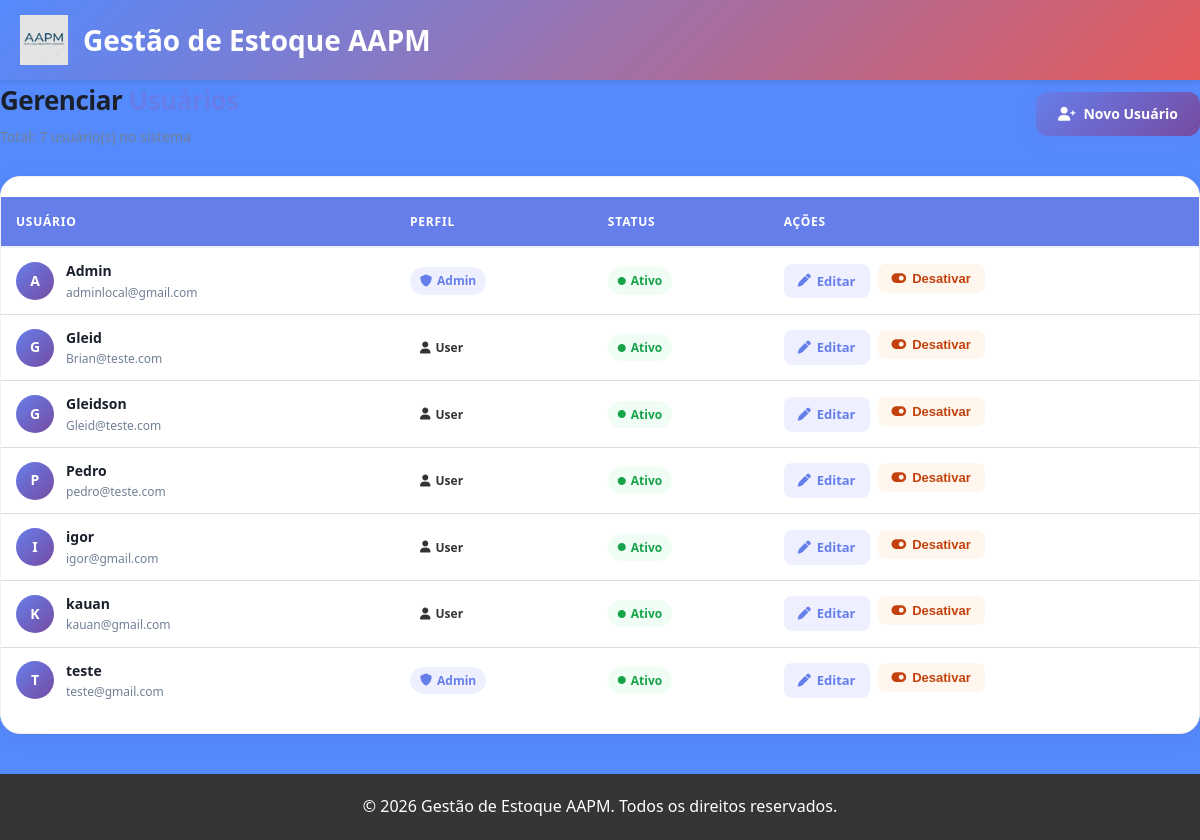
/usuarios/ (signed in), run on the app's committed database.
### app/models/usuario.py (models this page shows)
class Usuario(Base):
    __tablename__ = "usuarios"
    id = Column(Integer, primary_key=True, index=True)
    nome = Column(String(255), nullable=False)
    email = Column(String(255), unique=True, nullable=False)
    senha_hash = Column(String(255), nullable=False)
    role = Column(String(20), default="user")
    ativo = Column(Boolean, default=True)
    criado_em = Column(DateTime, server_default=func.now())

### app/controllers/admin_controller.py (the view)
@router.get("/")
def listar_usuarios(
    request: Request,
    db: Session = Depends(get_db),
    admin = Depends(get_admin) # Bloqueia quem não é admin
):
    usuarios = db.query(Usuario).order_by(Usuario.nome).all()
    return templates.TemplateResponse(
        request,
        "usuarios/index.html",
        {
            "request": request,
            "admin": admin,
            "usuarios": usuarios
        }
    )

### app/templates/usuarios/index.html (shortened to what this page needs)
{% extends "base.html" %}
{% block head %}
<link rel="stylesheet" href="https://cdnjs.cloudflare.com/ajax/libs/font-awesome/6.0.0/css/all.min.css">
{% endblock %}
{% block content %}
<div class="page-header">
  <div>
    <h1 class="page-title">Gerenciar <span>Usuários</span></h1>
    <p style="color:#718096; font-size:14px; margin-top:4px;">Total: {{ usuarios|length }} usuário(s) no sistema</p>
  </div>
  <a href="/usuarios/novo" class="btn-novo"><i class="fas fa-user-plus"></i> Novo Usuário</a>
</div>
<div class="card">
  {% if usuarios %}
  <table>
    <thead>
      <tr>
        <th>Usuário</th>
        <th>Perfil</th>
        <th>Status</th>
        <th>Ações</th>
      </tr>
    </thead>
    <tbody>
      {% for u in usuarios %}
      <tr>
        <td>
          <div class="user-cell">
            <div class="avatar">{{ u.nome[0].upper() }}</div>
            <div>
              <div class="user-name">{{ u.nome }}</div>
              <div class="user-email">{{ u.email }}</div>
            </div>
          </div>
        </td>
        <td>
          <span class="badge badge-{{ u.role }}">
            <i class="fas fa-{{ 'shield-halved' if u.role == 'admin' else 'user' }}"></i>
            {{ u.role | capitalize }}
          </span>
        </td>
        <td>
          <span class="badge badge-{{ 'ativo' if u.ativo else 'inativo' }}">
            <i class="fas fa-circle" style="font-size:8px;"></i>
            {{ 'Ativo' if u.ativo else 'Inativo' }}
          </span>
        </td>
        <td>
          <div class="actions">
            <a href="/usuarios/{{ u.id }}/editar" class="btn-action btn-edit">
              <i class="fas fa-pen"></i> Editar
            </a>
            <form action="/usuarios/{{ u.id }}/toggle-ativo" method="post" style="margin:0;">
              <button type="submit" class="btn-action btn-toggle {{ 'ativar' if not u.ativo else '' }}">
                <i class="fas fa-{{ 'toggle-on' if u.ativo else 'toggle-off' }}"></i>
                {{ 'Desativar' if u.ativo else 'Ativar' }}
              </button>
            </form>
          </div>
        </td>
      </tr>
      {% endfor %}
    </tbody>
  </table>
  {% endif %}
</div>
{% endblock %}

### app/templates/usuarios/index.html (style rules this page uses)
body { font-family: 'Plus Jakarta Sans', sans-serif; }
.page-header { display: flex; justify-content: space-between; align-items: center; margin-bottom: 28px; }
.page-title { font-size: 26px; font-weight: 800; color: #1a202c; letter-spacing: -0.5px; }
.page-title span { color: #667eea; }
.btn-novo { background: linear-gradient(135deg, #667eea 0%, #764ba2 100%); color: white; padding: 11px 22px; border-radius: 12px; text-decoration: none; font-weight: 700; font-size: 14px; display: inline-flex; align-items: center; gap: 8px; transition: transform 0.2s, box-shadow 0.2s; box-shadow: 0 4px 14px rgba(102,126,234,0.35); }
.card { background: white; border-radius: 20px; box-shadow: 0 4px 20px rgba(0,0,0,0.06); overflow: hidden; border: 1px solid #f0f0f0; }
table { width: 100%; border-collapse: collapse; margin: 0; }
thead th { background: #f8f9ff; padding: 14px 18px; text-align: left; font-size: 12px; font-weight: 700; text-transform: uppercase; letter-spacing: 0.8px; color: #667eea; border-bottom: 2px solid #eef0ff; }
tbody td { padding: 15px 18px; border-bottom: 1px solid #f5f5f5; vertical-align: middle; font-size: 14px; }
tbody tr:last-child td { border-bottom: none; }
.user-cell { display: flex; align-items: center; gap: 12px; }
.avatar { width: 38px; height: 38px; border-radius: 50%; background: linear-gradient(135deg, #667eea, #764ba2); color: white; font-weight: 700; font-size: 14px; display: flex; align-items: center; justify-content: center; flex-shrink: 0; }
.user-name { font-weight: 600; color: #1a202c; }
.user-email { font-size: 12px; color: #718096; }
.badge { display: inline-flex; align-items: center; gap: 5px; padding: 4px 10px; border-radius: 20px; font-size: 12px; font-weight: 700; }
.badge-admin { background: #eef0ff; color: #667eea; }
.badge-ativo { background: #f0fdf4; color: #16a34a; }
.actions { display: flex; gap: 8px; }
.btn-action { padding: 7px 14px; border-radius: 8px; font-size: 13px; font-weight: 600; text-decoration: none; border: none; cursor: pointer; display: inline-flex; align-items: center; gap: 6px; transition: 0.2s; }
.btn-edit { background: #eef0ff; color: #667eea; }
.btn-toggle { background: #fff7ed; color: #c2410c; }

### app/templates/base.html (style rules this page uses)
* { margin: 0; padding: 0; box-sizing: border-box; }
body { font-family: 'Segoe UI', Tahoma, Geneva, Verdana, sans-serif; background-color: #558afd; color: #333; line-height: 1.6; min-height: 100vh; }
h1 { font-size: 28px; font-weight: 600; margin: 0; white-space: nowrap; }
button, .btn { background-color: #667eea; color: white; padding: 10px 20px; border: none; border-radius: 4px; cursor: pointer; transition: 0.3s; }
table { width: 100%; border-collapse: collapse; background-color: white; margin: 20px 0; }
table th { background-color: #667eea; color: white; padding: 15px; text-align: left; }
table td { padding: 12px 15px; border-bottom: 1px solid #ddd; }

### data on the page
Usuario: nome "A", nome "Admin", email "adminlocal@gmail.com", role "Admin", ativo "Ativo", ativo "Desativar"
Usuario: nome "G", nome "Gleid", email "Brian@teste.com", role "User", ativo "Ativo", ativo "Desativar"
Usuario: nome "G", nome "Gleidson", email "Gleid@teste.com", role "User", ativo "Ativo", ativo "Desativar"
Usuario: nome "P", nome "Pedro", email "pedro@teste.com", role "User", ativo "Ativo", ativo "Desativar"
Usuario: nome "I", nome "igor", email "igor@gmail.com", role "User", ativo "Ativo", ativo "Desativar"
Usuario: nome "K", nome "kauan", email "kauan@gmail.com", role "User", ativo "Ativo", ativo "Desativar"
Usuario: nome "T", nome "teste", email "teste@gmail.com", role "Admin", ativo "Ativo", ativo "Desativar"
